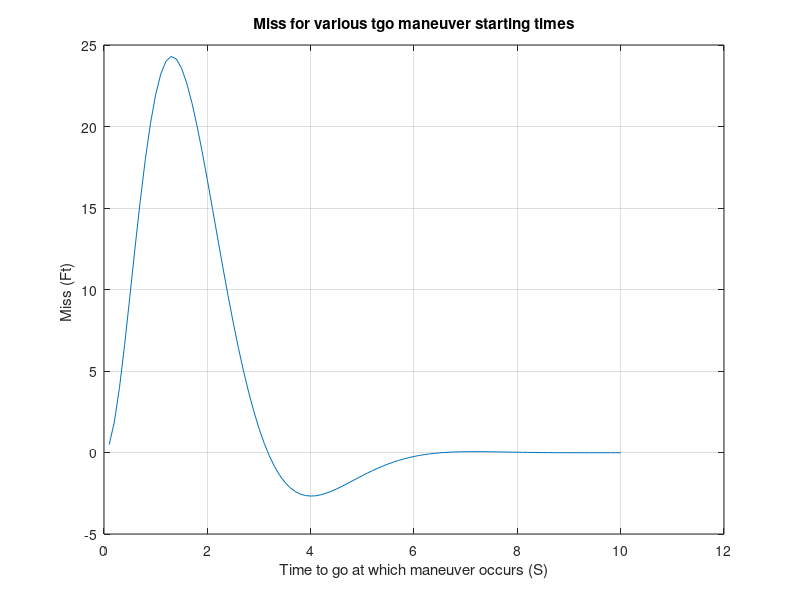

Here is the MATLAB script that generated this plot:
clear
count=0;
XNT=96.6;
XNP=3.;
TF=10;
TS=.1;
APN=0;
VM=3000.;
VC=4000.;
HEDEGF=20.;
SIGNOISE=.001;
TS2=TS*TS;
TS3=TS2*TS;
TS4=TS3*TS;
TS5=TS4*TS;
PHIN=XNT*XNT/TF;
RTM=VC*TF;
SIGPOS=RTM*SIGNOISE;
SIGN2=SIGPOS^2;
P11=SIGN2;
P12=0.;
P13=0.;
P22=(VM*HEDEGF/57.3)^2;
P23=0.;
P33=XNT*XNT;
C=0;
for T=TS:TS:TF
   
	TGO=TF-T+.000001;
	RTM=VC*TGO;
	SIGPOS=RTM*SIGNOISE;
	SIGN2=SIGPOS^2;
	M11=P11+TS*P12+.5*TS2*P13+TS*(P12+TS*P22+.5*TS2*P23);
	M11=M11+.5*TS2*(P13+TS*P23+.5*TS2*P33)+TS5*PHIN/20.;
	M12=P12+TS*P22+.5*TS2*P23+TS*(P13+TS*P23+.5*TS2*P33)+TS4*PHIN/8.;
	M13=P13+TS*P23+.5*TS2*P33+PHIN*TS3/6.;
	M22=P22+TS*P23+TS*(P23+TS*P33)+PHIN*TS3/3.;
	M23=P23+TS*P33+.5*TS2*PHIN;
	M33=P33+PHIN*TS;
	K1=M11/(M11+SIGN2);
	K2=M12/(M11+SIGN2);
	K3=M13/(M11+SIGN2);
	P11=(1.-K1)*M11;
	P12=(1.-K1)*M12;
	P13=(1.-K1)*M13;
	P22=-K2*M12+M22;
	P23=-K2*M13+M23;
	P33=-K3*M13+M33;
	C=C+1;    
	U(C)=K1;
	V(C)=K2;
	W(C)=K3;
end;
%  Modification
% ----------------------
ICOUNT=round((TF/TS));
E(ICOUNT)=0;
F(ICOUNT)=0;
G(ICOUNT)=0;
ICOUNT=ICOUNT-1;
% ---------------------
for I=1:1:ICOUNT
 	REV=ICOUNT-I+1;
	E(REV)=U(I);
	F(REV)=V(I);
	G(REV)=W(I);
end;
TAP=.5;
VC=4000.;
T=0.;
S=0.;
TP=T+.00001;
X1=0;
X2=0;
X3=1;
X4=0.;
X5=0.;
X6=0.;
Y1OLD=0.;
Y2OLD=0.;
Y3OLD=0.;
Y4OLD=0.;
Y5OLD=0.;
Y6OLD=0.;
Y7OLD=0.;
Y7NEW=0.;
Y6NEW=0.;
Y8NEW=0.;
Y4NEW=0.;
Y1NEW=0.;
Y2NEW=0.;
Y3NEW=0.;
Y5NEW=0.;
H=.01;
XMNT=0.;
I=1;
while TP <= (TF - 1e-5) 
	X1OLD=X1;
	X2OLD=X2;
	X3OLD=X3;
	X4OLD=X4;
	X5OLD=X5;
	X6OLD=X6;
	STEP=1;
	FLAG=0;
	while STEP <=1
		if FLAG==1
			X1=X1+H*X1D;
			X2=X2+H*X2D;
			X3=X3+H*X3D;
			X4=X4+H*X4D;
			X5=X5+H*X5D;
			X6=X6+H*X6D;
			TP=TP+H;
			STEP=2;
		end;
		TGO=TP;
		X1D=X2;
		X2D=X3+Y1NEW/(VC*TGO);
		X3D=(Y1NEW)/(VC*TGO*TGO);
		X4D=(X5+Y7NEW+X6)/TAP;
		X5D=-X4D;
		X6D=-X2;
		FLAG=1;
	end
	FLAG=0;
	X1=(X1OLD+X1)/2+.5*H*X1D;
	X2=(X2OLD+X2)/2+.5*H*X2D;
	X3=(X3OLD+X3)/2+.5*H*X3D;
	X4=(X4OLD+X4)/2+.5*H*X4D;
	X5=(X5OLD+X5)/2+.5*H*X5D;
	X6=(X6OLD+X6)/2+.5*H*X6D;
    S=S+H;
	if S>(TS-.0001)
		S=0.;
		K1=E(I);
		K2=F(I);
		K3=G(I);
        [TP I E(I) TS]
		I=I+1;
		if APN==0
			C1=XNP/TP^2;
			C2=XNP/TP;
			C3=0.;
			C4=0.;
		elseif APN==1
			C1=XNP/TP^2;
			C2=XNP/TP;
			C3=.5*XNP;
			C4=0.;
		else
			X=TP/TAP;
			TOP=6.*X*X*(exp(-X)-1.+X);
			BOT1=2*X*X*X+3.+6.*X-6.*X*X;
			BOT2=-12.*X*exp(-X)-3.*exp(-2.*X);
			XNPP=TOP/(.0001+BOT1+BOT2);
			C1=XNPP/TP^2;
			C2=XNPP/TP;
			C3=.5*XNPP;
			C4=-XNPP*(exp(-X)+X-1.)/(X*X);
        end
		TEMP1=X4-Y6OLD;
		TEMP2=C1*TEMP1+Y2OLD;
		TEMP3=C2*TEMP1+Y3OLD;
		TEMP4=C3*TEMP1+Y4OLD;
		TEMP5=K1*TEMP2+K2*TEMP3+K3*TEMP4;
		Y1NEW=Y1OLD+TEMP5*VC*TP;
		Y2NEW=TEMP2-TEMP5;
		Y3NEW=TEMP3+TS*Y2NEW;
		Y4NEW=TEMP4+TS*TEMP3+.5*TS*TS*Y2NEW;
		Y5=-(TS*TEMP3+.5*TS*TS*Y2NEW);
		Y7NEW=Y7OLD+C4*TEMP1+Y5;
		Y6NEW=X4;
		XMNT=XNT*X1;
		Y1OLD=Y1NEW;
		Y2OLD=Y2NEW;
		Y3OLD=Y3NEW;
		Y4OLD=Y4NEW;
		Y6OLD=Y6NEW;
		Y7OLD=Y7NEW;
        count=count+1;
        ArrayTP(count)=TP;
        ArrayXMNT(count)=XMNT;
        ArrayK1(count)=K1;
    end
end
figure
plot(ArrayTP',ArrayXMNT'),grid
title('Miss for various tgo maneuver starting times')
xlabel('Time to go at which maneuver occurs (S)')
ylabel('Miss (Ft) ')
clc
output=[ArrayTP',ArrayXMNT',ArrayK1'];
save datfil.txt output -ascii
disp('Simulation Complete')
